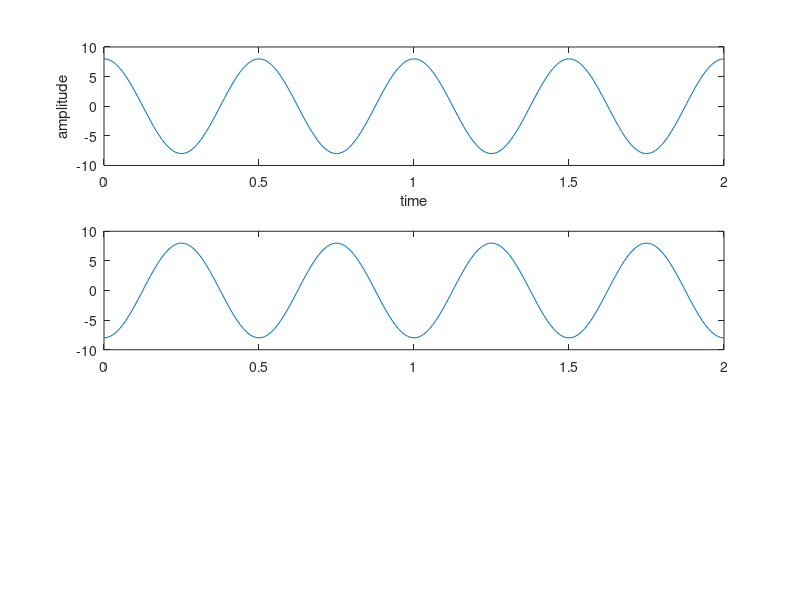

This chart was generated by the following MATLAB code: (Note: this script raises an error after producing the figure.)
% generati un semnal "real_signal" cu data de tip real cu urmatoarele
% atribute:
% A 5
% frecventa 5Hz
% faza semnalului e 0
% semnalul este generat in timpul tMax = 2s cu pas step de 0.01 secunde
% generati semnalul
% modificati A, dazza, frecventa semnalului

A = 8; % amplitudinea
f = 2; % frecventa in Hz
% phi = deg2rad(0); % faza in radiani -> pentru cos because cos(0) is 1  
% phi = deg2rad(270); % sin or -90 
phi = deg2rad(0);
tMax = 2; % timpul in secunde
%time = start : increment : final;
increment = 0.01; 
time = 0:increment:tMax;

% lungimea de unda = lambda = viteza luminii / frecventa
% 
  

noise = randn(size(time))*1.5;
% x = A * cos(2*pi*fs*t + phi);
real_signal = A*cos(2*pi*f*time + phi);


% x then y 
figure(1);
subplot(3,1,1);  % 3- nr de randuri , 1- nr de coloane , 1- a cata coloana 
plot(time, real_signal);
xlabel('time');
ylabel('amplitude');

% figure(2);

% cu cat e mai scurt in timp, cu atat banda ocupata in grafic ca frecventa e mai mare 
% ->  se intinde pe mai mult 
% -> pentru ca sunt invers proportionale (?) 
A2 = 8;
phi2 = deg2rad(180);
real_signal2 = A2*cos(2*pi*f*time + phi2);

subplot(3,1,2);
plot(time, real_signal2);z
xlabel('time');
ylabel('amplitude');

real_signal3 = real_signal + real_signal2;
subplot(3,1,3)
plot(time, real_signal3);
ylim([-5 5])
xlabel('time');
ylabel('amplitude');


% 2 types of interference / noise
% inteferenta constructiva - aceeasi faza
% interferenta distructiva, diferenta de 180 


